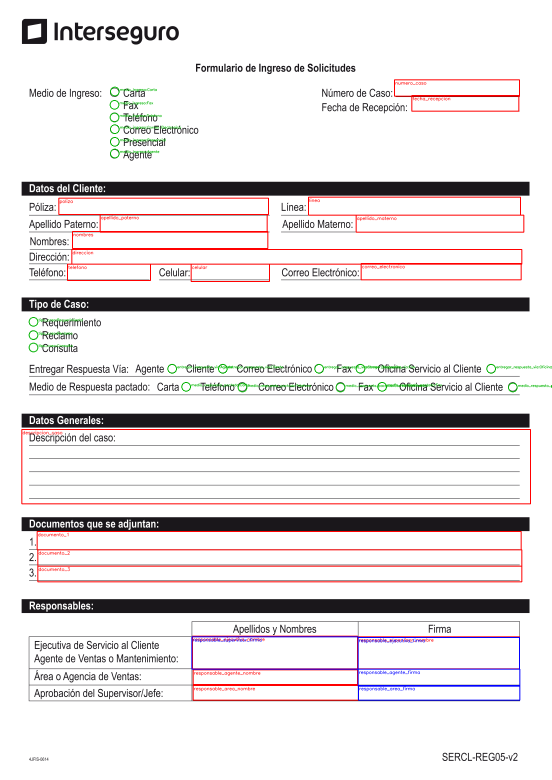
#> input picture overlay.png, 1654 x 2339 px (shown at 1/3 size)
$ python inspect_blocks.py overlay.png
#> lines starting #> are read from the running program, lines starting #| are printed output that depends on the picture; after the words box and inside, x2 and y2 are one past the last pixel; in counts of white or black regions, pixels touching at a corner belong together
from __future__ import annotations

import argparse
import json
from pathlib import Path
from typing import Any, Dict, Tuple

import cv2
import fitz  # PyMuPDF
import numpy as np


# ============================================================
# UTILIDADES BÁSICAS
# ============================================================

def load_config(path: str) -> Dict[str, Any]:
    """Carga el archivo JSON de configuración."""
#> called with path = 'config/form_blocks_interseguro.json'
    with open(path, "r", encoding="utf-8") as f:
#> (reads config/form_blocks_interseguro.json from the repository)
        return json.load(f)


def render_page(file_path: str, page_num: int, dpi: int, canonical_w: int, canonical_h: int) -> np.ndarray:
    """
    Abre un PDF o imagen y lo devuelve como imagen BGR normalizada al tamaño canónico.

    - Si es PDF: renderiza la página especificada con PyMuPDF.
    - Si es imagen: la abre y la redimensiona.
    """
#> called with file_path = 'overlay.png', page_num = 0, dpi = 200, canonical_w = 1654, canonical_h = 2339
    p = Path(file_path)

    if p.suffix.lower() == ".pdf":
        doc = fitz.open(file_path)
        page = doc.load_page(page_num)
        zoom = dpi / 72.0
        mat = fitz.Matrix(zoom, zoom)
        pix = page.get_pixmap(matrix=mat, alpha=False)
        img = np.frombuffer(pix.samples, dtype=np.uint8).reshape(pix.height, pix.width, 3)
        img = cv2.cvtColor(img, cv2.COLOR_RGB2BGR)
    else:
        img = cv2.imread(file_path)
#> img is the input picture: shape (2339, 1654, 3); mean B, G, R 225.3, 224.6, 229.4
        if img is None:
            raise RuntimeError(f"No se pudo abrir la imagen: {file_path}")

    img = cv2.resize(img, (canonical_w, canonical_h), interpolation=cv2.INTER_CUBIC)
    return img


def bbox_to_px(bbox, width: int, height: int) -> Tuple[int, int, int, int]:
    """Convierte coordenadas normalizadas [x1, y1, x2, y2] a píxeles."""
    x1, y1, x2, y2 = bbox
    return (
        int(round(max(0.0, min(1.0, x1)) * width)),
        int(round(max(0.0, min(1.0, y1)) * height)),
        int(round(max(0.0, min(1.0, x2)) * width)),
        int(round(max(0.0, min(1.0, y2)) * height)),
    )


# ============================================================
# DIBUJO DE BLOQUES
# ============================================================

def draw_overlay(image: np.ndarray, cfg: Dict[str, Any]) -> np.ndarray:
    """
    Dibuja todos los bloques del JSON sobre la imagen.

    Colores:
    - rojo: campos de texto
    - azul: firmas
    - verde: radios/checkboxes
    """
    out = image.copy()
    h, w = out.shape[:2]
#> h = 2339; w = 1654

    # Campos de texto
    for name, bbox in cfg.get("text_fields", {}).items():
        x1, y1, x2, y2 = bbox_to_px(bbox, w, h)
        cv2.rectangle(out, (x1, y1), (x2, y2), (0, 0, 255), 2)
        cv2.putText(out, name, (x1 + 2, max(14, y1 + 14)), cv2.FONT_HERSHEY_SIMPLEX, 0.45, (0, 0, 255), 1, cv2.LINE_AA)
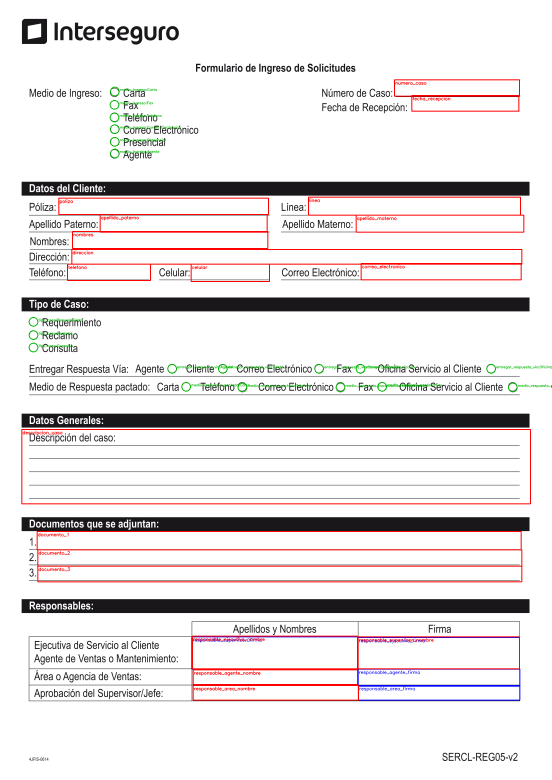
#> out: shape (2339, 1654, 3) (shown at 1/3 size); 0.48% of pixels changed, all inside (x1, y1, x2, y2) = (67, 245, 1560, 2102)

    # Firmas
    for name, bbox in cfg.get("signature_fields", {}).items():
        x1, y1, x2, y2 = bbox_to_px(bbox, w, h)
        cv2.rectangle(out, (x1, y1), (x2, y2), (255, 0, 0), 2)
        cv2.putText(out, name, (x1 + 2, max(14, y1 + 14)), cv2.FONT_HERSHEY_SIMPLEX, 0.45, (255, 0, 0), 1, cv2.LINE_AA)
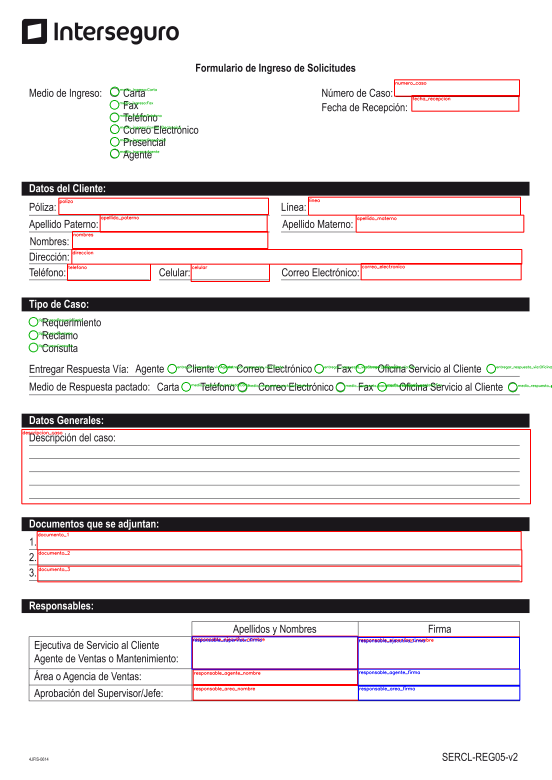
#> out: shape (2339, 1654, 3) (shown at 1/3 size); 0.25% of pixels changed, all inside (x1, y1, x2, y2) = (576, 1909, 1560, 2102)

    # Radios
    for group_name, group_cfg in cfg.get("checkbox_groups", {}).items():
        radius = max(4, int(round(group_cfg.get("radius_norm", 0.008) * w)))
        for option_name, (nx, ny) in group_cfg.get("options", {}).items():
            cx, cy = int(round(nx * w)), int(round(ny * h))
            cv2.circle(out, (cx, cy), radius, (0, 180, 0), 2)
            cv2.putText(out, f"{group_name}:{option_name}", (cx + radius + 2, cy - 2), cv2.FONT_HERSHEY_SIMPLEX, 0.35, (0, 180, 0), 1, cv2.LINE_AA)
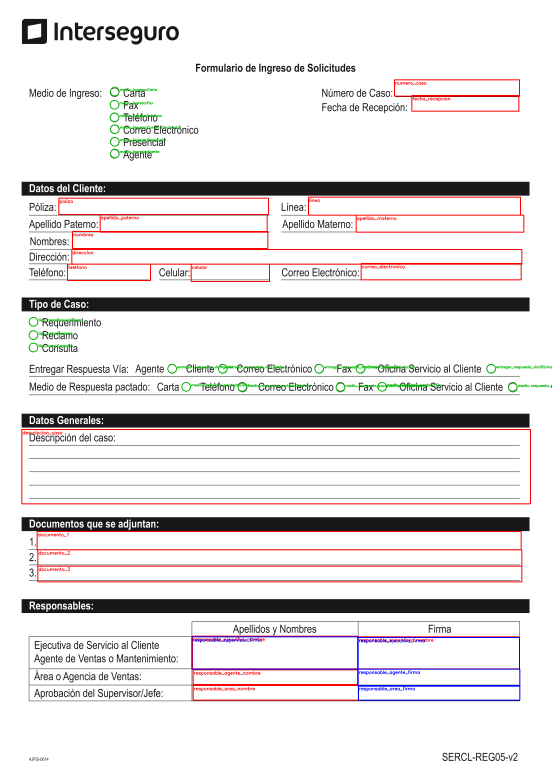
#> out: shape (2339, 1654, 3) (shown at 1/3 size); 0.45% of pixels changed, all inside (x1, y1, x2, y2) = (115, 263, 1654, 1164)

    return out


def save_ranges_txt(path: str, cfg: Dict[str, Any], width: int, height: int) -> None:
    """Guarda un TXT con todos los rangos reales en píxeles."""
#> called with path = 'ranges_debug.txt', width = 1654, height = 2339
    lines = []
    lines.append(f"CANONICAL_SIZE = {width}x{height}\n")

    lines.append("[TEXT_FIELDS]")
    for name, bbox in cfg.get("text_fields", {}).items():
        lines.append(f"{name}: norm={bbox} px={bbox_to_px(bbox, width, height)}")

    lines.append("\n[SIGNATURE_FIELDS]")
    for name, bbox in cfg.get("signature_fields", {}).items():
        lines.append(f"{name}: norm={bbox} px={bbox_to_px(bbox, width, height)}")

    lines.append("\n[CHECKBOX_GROUPS]")
    for group_name, group_cfg in cfg.get("checkbox_groups", {}).items():
        lines.append(f"{group_name}: radius_norm={group_cfg.get('radius_norm')} inner_radius_norm={group_cfg.get('inner_radius_norm')}")
        for option_name, (nx, ny) in group_cfg.get("options", {}).items():
            cx, cy = int(round(nx * width)), int(round(ny * height))
            lines.append(f"  {option_name}: norm=({nx}, {ny}) px=({cx}, {cy})")

    Path(path).write_text("\n".join(lines), encoding="utf-8")


# ============================================================
# MAIN
# ============================================================

def main() -> None:
    ap = argparse.ArgumentParser(description="Dibuja los bloques configurados sobre el PDF/imagen.")
    ap.add_argument("input", help="Ruta al PDF o imagen")
    ap.add_argument("--config", default="config/form_blocks_interseguro.json", help="Ruta al JSON de bloques")
    ap.add_argument("--dpi", type=int, default=200, help="DPI al renderizar PDF")
    ap.add_argument("--output", default="overlay_debug.png", help="Nombre de la imagen overlay de salida")
    ap.add_argument("--ranges", default="ranges_debug.txt", help="Nombre del TXT de rangos")
    ap.add_argument("--page", type=int, default=1, help="Número de página a inspeccionar (1-indexed)")
    args = ap.parse_args()

    cfg = load_config(args.config)
    can_w = int(cfg["canonical"]["width"])
    can_h = int(cfg["canonical"]["height"])

    img = render_page(args.input, args.page - 1, args.dpi, can_w, can_h)
    overlay = draw_overlay(img, cfg)

    cv2.imwrite(args.output, overlay)
    save_ranges_txt(args.ranges, cfg, can_w, can_h)

    print(f"Overlay guardado en: {args.output}")
    print(f"Rangos guardados en: {args.ranges}")


if __name__ == "__main__":
    main()
